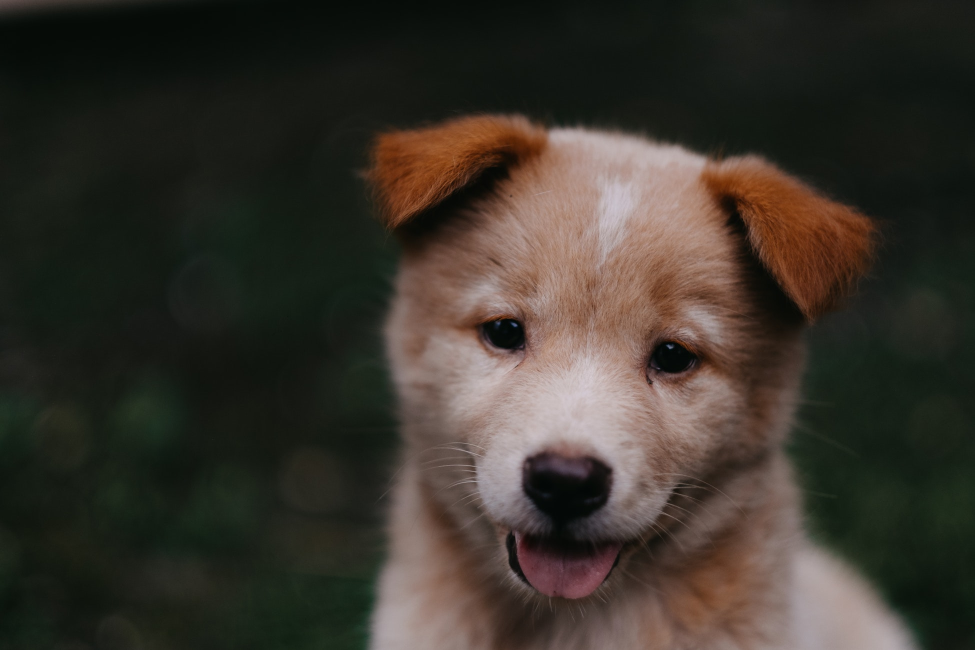
#> input picture DATA/00-puppy.jpg, 1950 x 1300 px (shown at 1/2 size)
$ jupyter execute --allow-errors 'section 3.ipynb'   (shell and % lines are left out)
#> lines starting #> are read from the running program, lines starting #| are printed output that depends on the picture; after the words box and inside, x2 and y2 are one past the last pixel; in counts of white or black regions, pixels touching at a corner belong together
- 컴퓨터 비전이란 이미지나 영상을 분석하기 위해 컴퓨터를 사용하는 방법 인간이 사물을 시각적으로 인지하는 것과 유사한 방식을 사용

[cell 1]
import sys
sys.path.append('C:/Users/user/anaconda3/envs/python-cvcourse/lib/site-packages')

[cell 2]
print(sys.path)

[cell 3]
import numpy as np
import matplotlib.pyplot as plt

[cell 4]
import cv2

[cell 5]
img = cv2.imread('../DATA/00-puppy.jpg')
#> img is the input picture: shape (1300, 1950, 3); mean B, G, R 43.8, 51.8, 57.3

[cell 6]
type(img)

[cell 7]
img = cv2.imread('wrong/path/heheh.jpg')

- 위와같이 경로가 틀려도 오류가 없어서 경로 확인을 잘 해야함

[cell 8]
img = cv2.imread('../DATA/00-puppy.jpg')

[cell 9]
type(img)

[cell 10]
img

[cell 11]
img.shape
#> Out = (1300, 1950, 3)

- 아래 명령어를 실행한 결과가 파랑으로 보이는 이유는 opencv와 matplotlib이 R,G,B 체널을 인식하는 순서가 다르기 때문
- matplotlib --> R,G,B
- opencv --> B, G, R

[cell 12]
plt.imshow(img)

[cell 13]
fix_img = cv2.cvtColor(img, cv2.COLOR_BGR2RGB)  # 원본 이미지를 RGB로 바꾸어 줌

[cell 14]
plt.imshow(fix_img)

[cell 15]
img_gray = cv2.imread('../DATA/00-puppy.jpg', cv2.IMREAD_GRAYSCALE)  # 원본 이미지를 그레이스케일로 바꾸어줌
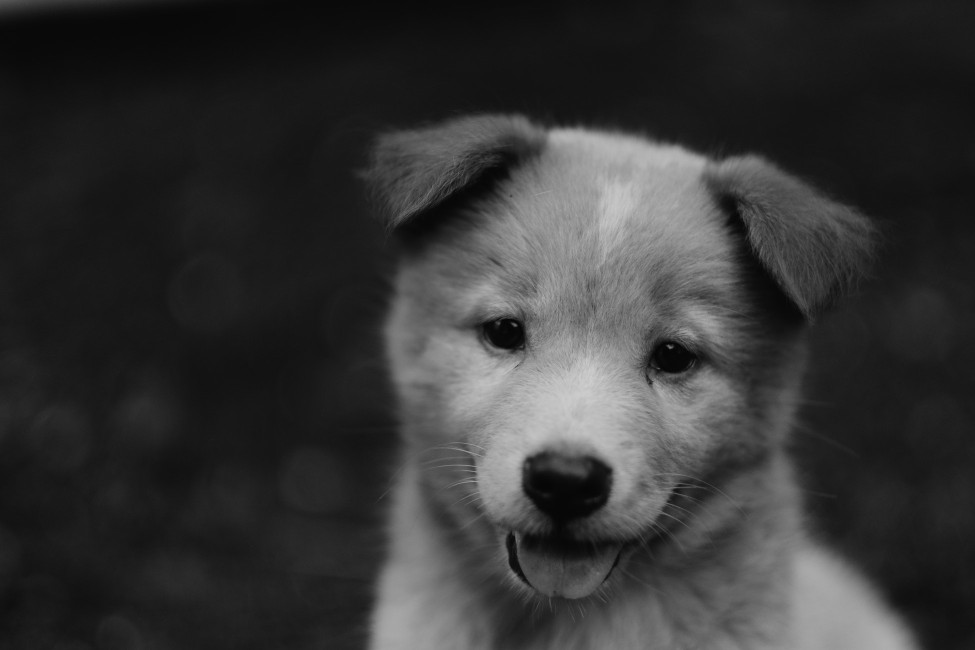
#> img_gray: shape (1300, 1950) (shown at 1/2 size); min 1, max 209, mean 52.6

[cell 16]
img_gray.shape
#> Out = (1300, 1950)

- 아래 명령의 결과가 흑백이 아닌 이유는 imshow의 default color mapping과 관련이 있다
- default color mapping은 더 어두운 값을 푸르스름한 빛으로 보여주고 밝은 값은 노랑과 초록으로 나타낸다
- 따라서 cmap으로 흑백과 일치하는 color mapping을 해야한다.

[cell 17]
plt.imshow(img_gray)

[cell 18]
plt.imshow(img_gray, cmap='gray')

[cell 19]
plt.imshow(fix_img)

[cell 20]
fix_img.shape
#> Out = (1300, 1950, 3)

[cell 21]
new_img =cv2.resize(fix_img, (1000, 400))  # 소스, 최종 크기 // 조정한 값이 모든 채널에 적용이 된다
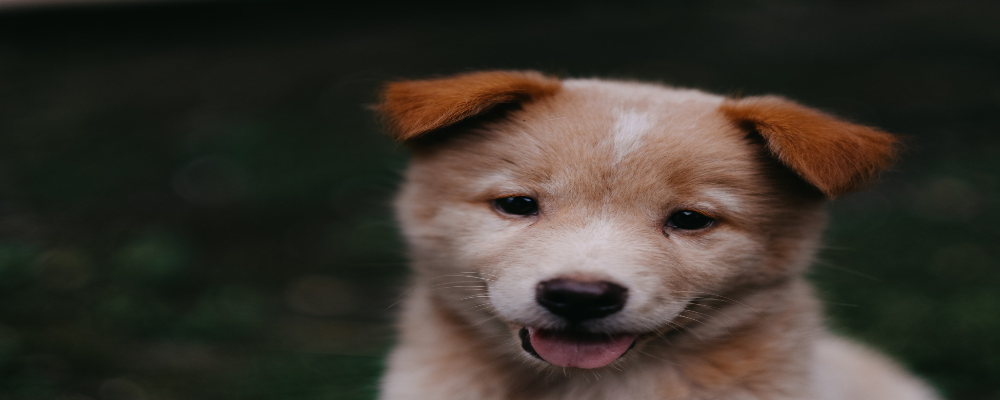
#> new_img: shape (400, 1000, 3); mean R, G, B 57.2, 51.8, 43.7

[cell 22]
plt.imshow(new_img)

[cell 23]
w_ratio = 0.5 # 50% if original width
h_ratio = 0.3 # 30% if original shight

[cell 24]
new_img_ratio = cv2.resize(fix_img, (0,0), fix_img, w_ratio, h_ratio)  # 크기를 바꿀 이미지, (0,0), 크기를 바꿀 이미지, 너비의 비율, 높이의 비율

[cell 25]
plt.imshow(new_img_ratio)

[cell 26]
new_img_ratio.shape
#> Out = (390, 975, 3)

[cell 27]
new_img_flip1 = cv2.flip(fix_img, -1) # 0: 상하 반전, 1: 좌우 반전, -1: 상하 좌우 대칭
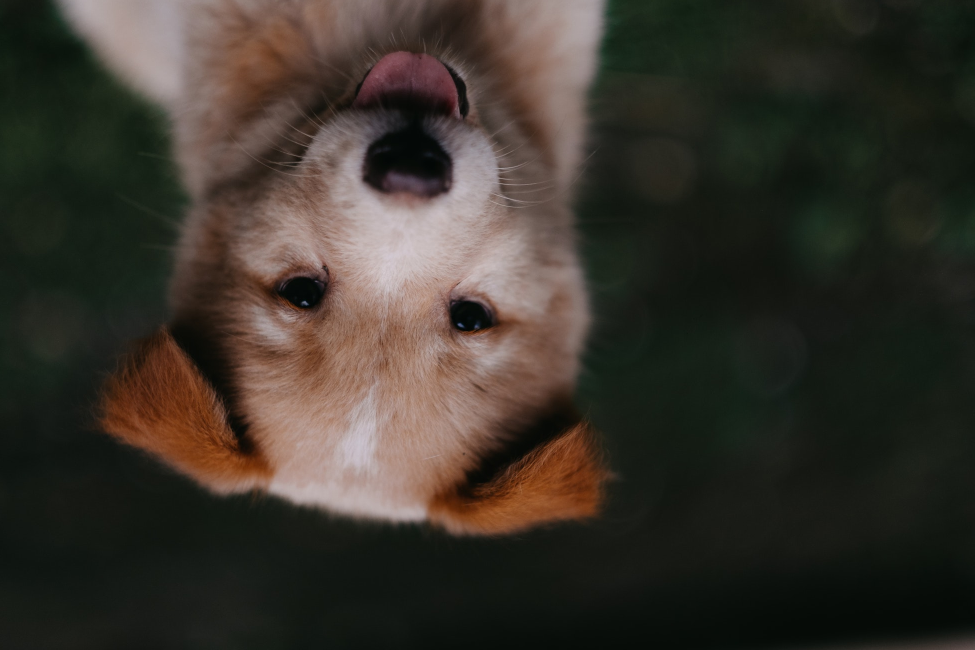
#> new_img_flip1: shape (1300, 1950, 3) (shown at 1/2 size); mean R, G, B 57.3, 51.8, 43.8
plt.imshow(new_img_flip1)

[cell 28]
cv2.imwrite('totally_new.jpg', new_img_flip1)
#> Out = True

[cell 29]
# 이미지가 실제 디폴트 값보다 빈공간을 더 체우도록 지정
fig = plt.figure(figsize=(10,2))  # 중요
ax = fig.add_subplot(111)
ax.imshow(fix_img)

[cell 30]
import cv2

img  = cv2.imread('../DATA/00-puppy.jpg')

cv2.imshow('Puppy', img)

cv2.waitKey()

[cell 31]
print("hi")

[cell 32]
import sys
sys.path.append('C:/Users/user/anaconda3/envs/python-cvcourse/lib/site-packages')

[cell 33]
import cv2
import numpy as np

import matplotlib.pyplot as plt

[cell 34]
blank_img = np.zeros(shape=(512,512,3), dtype=np.int16)  # 빈 이미지를 생성한다

[cell 35]
blank_img.shape

[cell 36]
print(blank_img)
plt.imshow(blank_img)

[cell 37]
# 사각형을 그히기 위해 꼭짓점을 2개(pt1: 좌상단, pt2: 우하단) 만듦, 색상과 두깨(픽셀)도 표현함
# 선의 두깨는 선의 중심을 기준으로 좌우 대칭으로 결정된다
# 리턴을 내지는 않고 이미지에 바로 적용 됨
cv2.rectangle(blank_img, pt1=(384,10), pt2=(450,150), color=(0,255,0), thickness=10)

[cell 38]
plt.imshow(blank_img)

[cell 39]
cv2.rectangle(blank_img, pt1=(200,200), pt2=(300,300),color=(153,156,234), thickness=15)
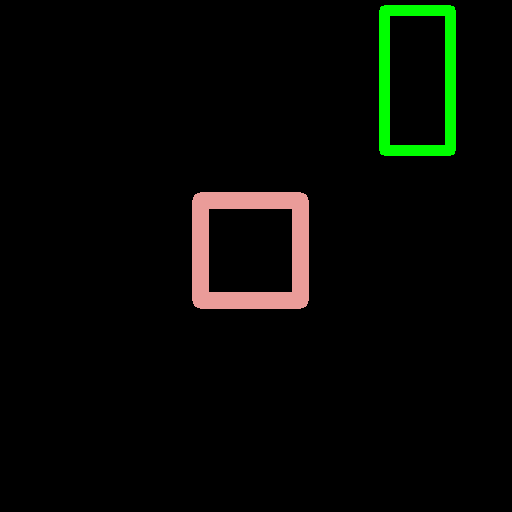
#> blank_img: shape (512, 512, 3) int16; mean of channels 0, 1, 2 3.9, 8.4, 6; drawn as B, G, R
plt.imshow(blank_img)

[cell 40]
cv2.circle(img=blank_img, center=(100,100), radius=50, color=(234,123,255), thickness=5)
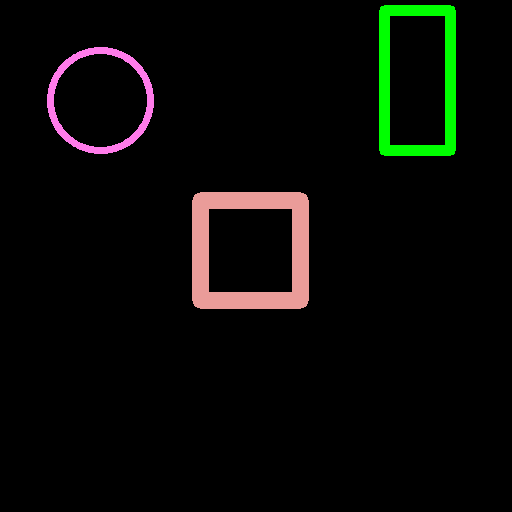
#> blank_img: shape (512, 512, 3) int16; 0.84% of pixels changed, all inside (x1, y1, x2, y2) = (47, 47, 154, 154); drawn as B, G, R
plt.imshow(blank_img)

[cell 41]
cv2.circle(img=blank_img, center=(400,400), radius=50, color=(234,123,255), thickness=-1)
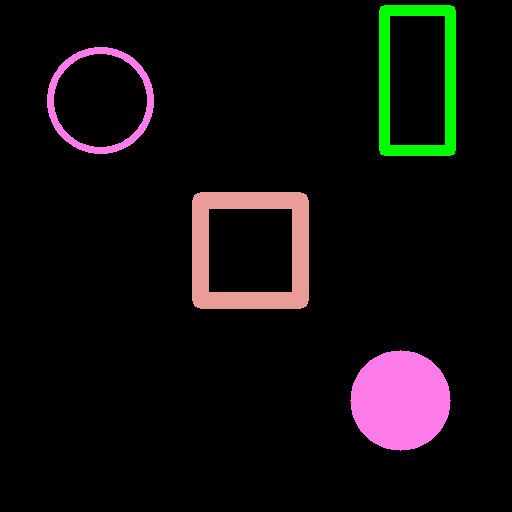
#> blank_img: shape (512, 512, 3) int16; 2.99% of pixels changed, all inside (x1, y1, x2, y2) = (350, 350, 451, 451); drawn as B, G, R
plt.imshow(blank_img)

[cell 42]
cv2.line(blank_img,pt1=(0,0),pt2=(512,512), color=(100,233,5),thickness=5)
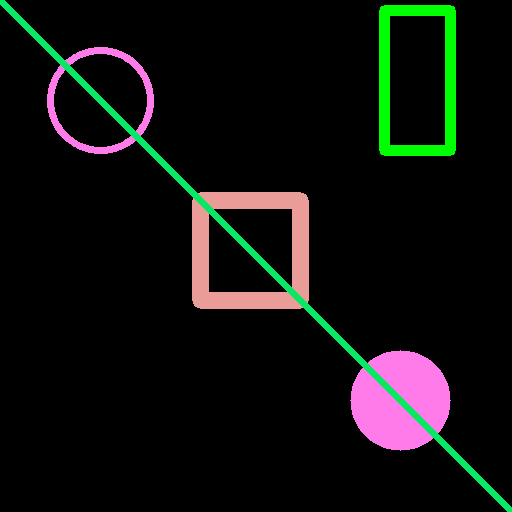
#> blank_img: shape (512, 512, 3) int16; 1.75% of pixels changed, all inside (x1, y1, x2, y2) = (0, 0, 512, 512); drawn as B, G, R
plt.imshow(blank_img)

[cell 43]
# 도형에 글씨 쓰기
# 1.폰트 설정
font = cv2.FONT_HERSHEY_SIMPLEX

# 2. 글씨 쓰기
#    글씨를 쓸 이미지, 글씨, org: 문자열 왼쪽 아래 모서리, 폰트, 글자 크기, 색상, 굵기, 선의 종류(LINE_AA를 주로 씀)
cv2.putText(blank_img, text="choi", org=(10,500), fontFace=font, fontScale=4, color=(200,200,3), thickness=8, lineType=cv2.LINE_AA)
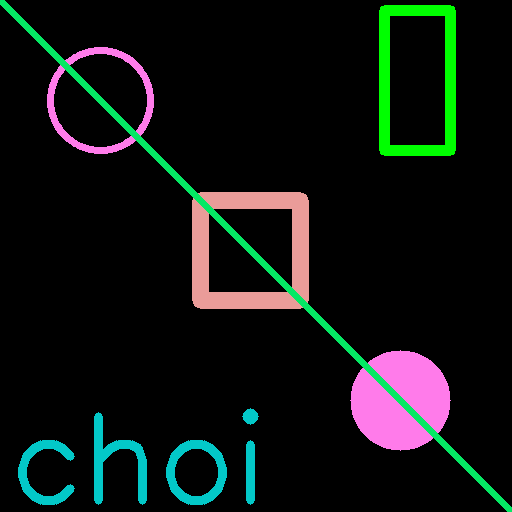
#> blank_img: shape (512, 512, 3) int16; 2% of pixels changed, all inside (x1, y1, x2, y2) = (18, 408, 259, 505); drawn as B, G, R
plt.imshow(blank_img)
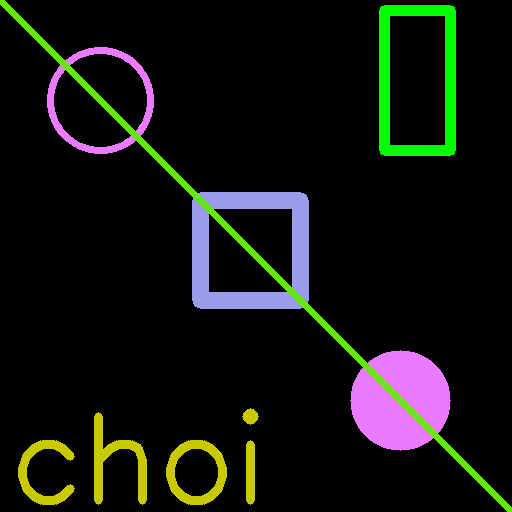
#> shown: shape (512, 512, 3); mean R, G, B 17.8, 20.7, 15

[cell 44]
# 사용자 자정 도형 그리기
blank_img = np.zeros(shape=(640,640,3), dtype=np.int32)
plt.imshow(blank_img)

[cell 45]
# step1 꼭짓점 정하기
#    도형을 만들기 위해 그 꼭짓점을 지정하는 것 각 리스트는 x,y쌍이 된다
vertices = np.array([[100,300], [200,200], [400,300], [200,400]], dtype=np.int32)

[cell 46]
vertices.shape

[cell 47]
# step2 꼭짓점 reshape
#    opencv는 3D정보가 필요하다
#    reshape(-1,1,2)를 가장 많이 사용한다 이렇게 하면 각 색상 체널마다 점이 생긴다
points = vertices.reshape(-1,1,2)

[cell 48]
points.shape

[cell 49]
vertices

[cell 50]
points

[cell 51]
# step3 그리기
#    원본 이미지, reshape한 꼭짓점 리스트(int32 or int64), 닫고싶다면 isClosed=True
cv2.polylines(blank_img, [points], isClosed=False, color=(255,250,10), thickness=4)
plt.imshow(blank_img)
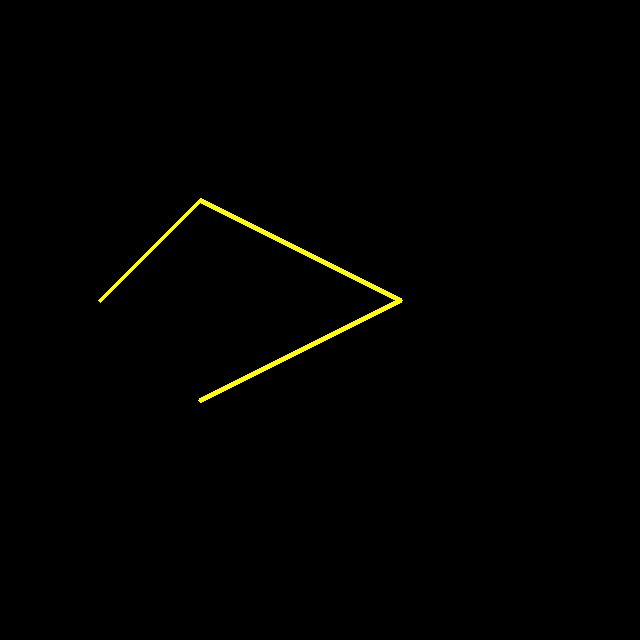
#> shown: shape (640, 640, 3); mean R, G, B 1.7, 1.7, 0.1

[cell 52]
cv2.polylines(blank_img, [points*100], isClosed=True, color=(255,250,10), thickness=4)
plt.imshow(blank_img)

[cell 53]
import sys
sys.path.append('C:/Users/user/anaconda3/envs/python-cvcourse/lib/site-packages')

[cell 54]
import cv2
import numpy as np


################
### Function ###
################

def draw_circle(event, x, y, flags, param):  #  callback과 연결, event는 클릭과 같은 동작, 좌표는 opencv가 알아서 받아줌, flags, param는 따로 필요한 경우 입력됨

    if event == cv2.EVENT_LBUTTONDOWN:  # 왼쪽 버튼 눌림 (눌리는 순간 event 발생)
        cv2.circle(img, (x, y), 50,(123,5,200),-1)
    elif event == cv2.EVENT_RBUTTONDOWN:
        cv2.circle(img, (x, y), 50,(0,0,240),-1)


# namedWindow로 연결하고(윈도우 이름이 imshow의 것과 같아야 함)
cv2.namedWindow(winname='my_drawing')

# callback에 윈도우 이름과 함수를 씀 (함수와 윈도우가 연결되는 것)
cv2.setMouseCallback('my_drawing', draw_circle)


#################################
### Showing image with opencv ###
#################################

img = np.zeros(shape=(512,512,3),dtype=np.int8)  # np.int8는 배경을 더 gray 처럼 보이게 해줌 완전 black을 원하면 안쓰면 된다

while True:
    cv2.imshow('my_drawing', img)

    if cv2.waitKey(20) & 0xff == 27:
#> (key Esc is pressed here)
        break

#> (the rest of this cell did not finish here and is left out)

[cell 55]
import sys
sys.path.append('C:/Users/user/anaconda3/envs/python-cvcourse/lib/site-packages')

[cell 56]
import cv2
import numpy as np

# variables
# True while mouse button down, False while mouse button up
drawing = False
ix, iy = -1, -1

# function
def draw_rectangle(event, x, y, flags, param):

    global ix, iy, drawing

    if event == cv2.EVENT_LBUTTONDOWN:
        drawing = True
        ix, iy = x, y  # 마우스가 눌린 위치를 기록

    elif event == cv2.EVENT_MOUSEMOVE:
        if drawing == True:
            cv2.rectangle(img,(ix,iy), (x,y), (255,255,250), -1)  # 여기서 x,y는 버튼에서 손을 땐 시점(EVENT_LBUTTONDOW은 눌린 순간에 event가 발생)

    elif event == cv2.EVENT_LBUTTONUP:
        drawing = False
        cv2.rectangle(img,(ix,iy), (x,y), (255,255,250), -1)

# showing the image
img = np.zeros((512,512,3))  # black

cv2.namedWindow(winname= 'my_drawing')

cv2.setMouseCallback('my_drawing', draw_rectangle)

while True:
    cv2.imshow('my_drawing', img)

    # check for esc
    if cv2.waitKey(1) & 0xff == 27:
#> (key Esc is pressed here)
        break

#> (the rest of this cell did not finish here and is left out)

$ run again, with DATA/Denis_Mukwege.jpg copied over DATA/00-puppy.jpg
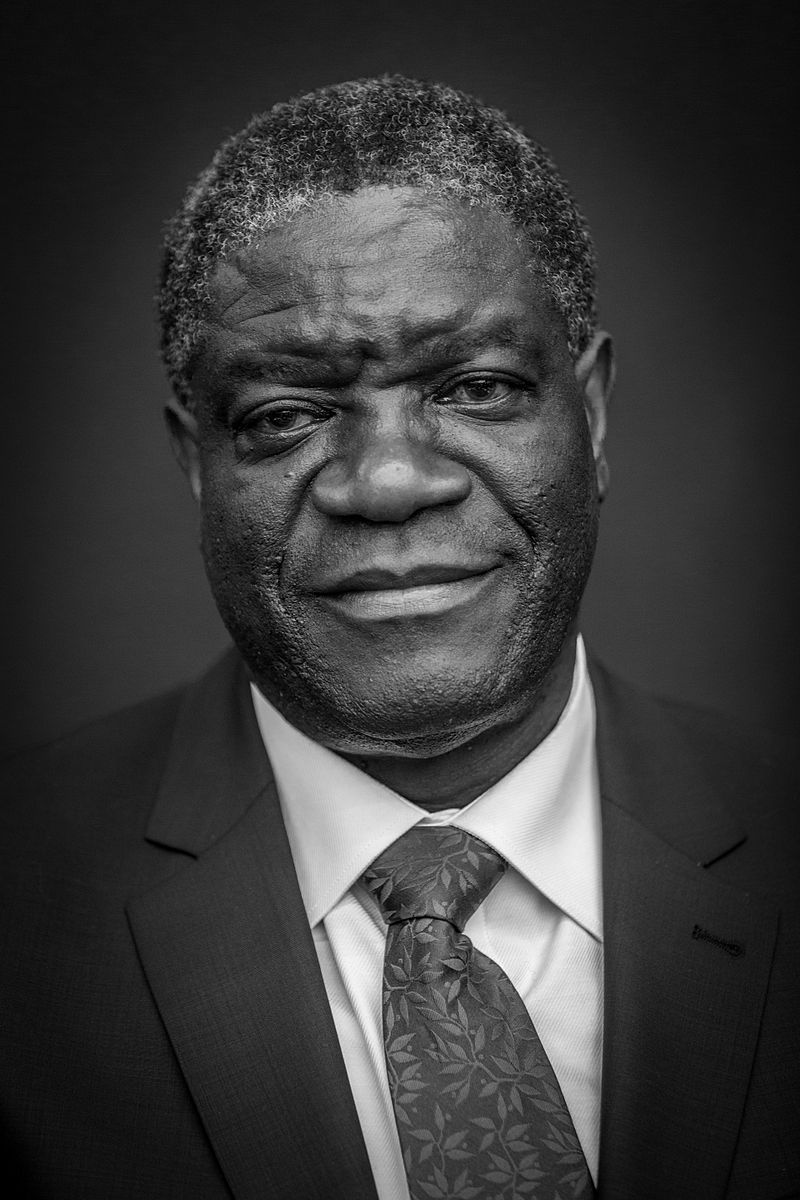
#> input picture DATA/Denis_Mukwege.jpg, 800 x 1200 px
#> img is the input picture: shape (1200, 800, 3); min 0, max 255, mean 58.8
#> `new_img_ratio = cv2.resize(fix_img, (0,0), fix_img, w_ratio, h_ratio)`:
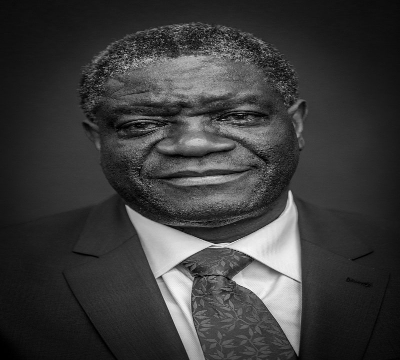
#> new_img_ratio: shape (360, 400, 3); min 0, max 245, mean 58.8
#> `new_img_flip1 = cv2.flip(fix_img, -1)`:
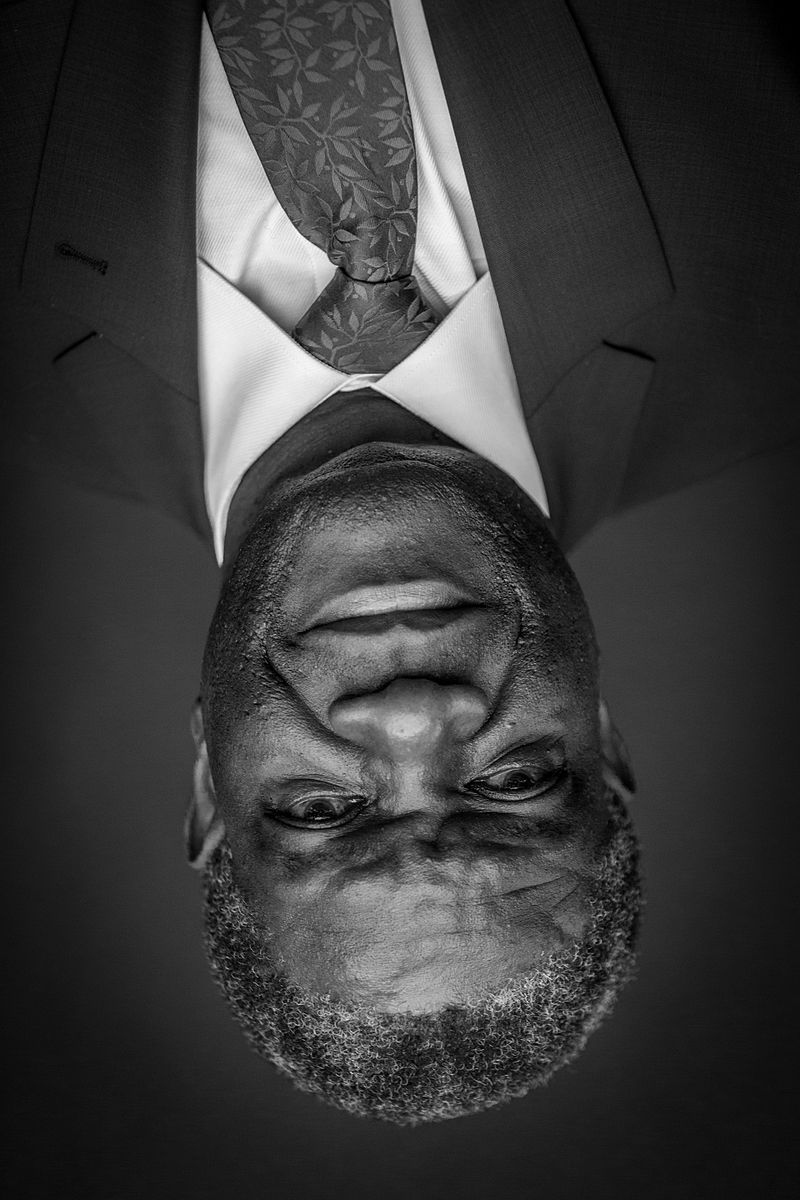
#> new_img_flip1: shape (1200, 800, 3); min 0, max 255, mean 58.8
#> `cv2.imwrite('totally_new.jpg', new_img_flip1)`: Out = True

$ run again, with DATA/Nadia_Murad.jpg copied over DATA/00-puppy.jpg
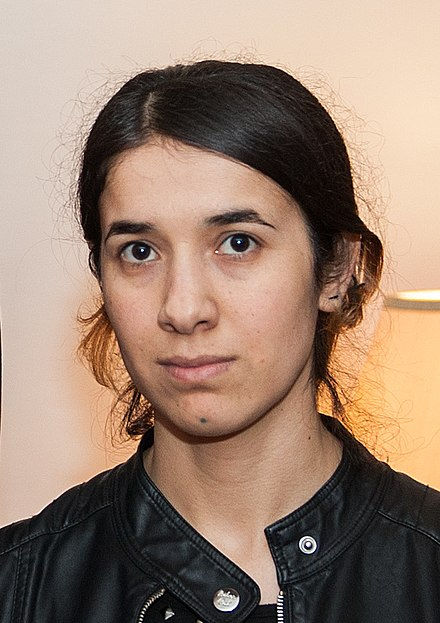
#> input picture DATA/Nadia_Murad.jpg, 440 x 623 px
#> img is the input picture: shape (623, 440, 3); mean B, G, R 112.7, 129.2, 153.8
#> `new_img_flip1 = cv2.flip(fix_img, -1)`:
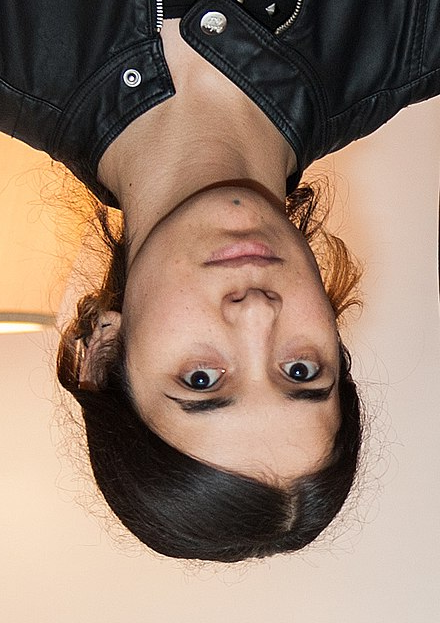
#> new_img_flip1: shape (623, 440, 3); mean R, G, B 153.8, 129.2, 112.7
#> `cv2.imwrite('totally_new.jpg', new_img_flip1)`: Out = True
